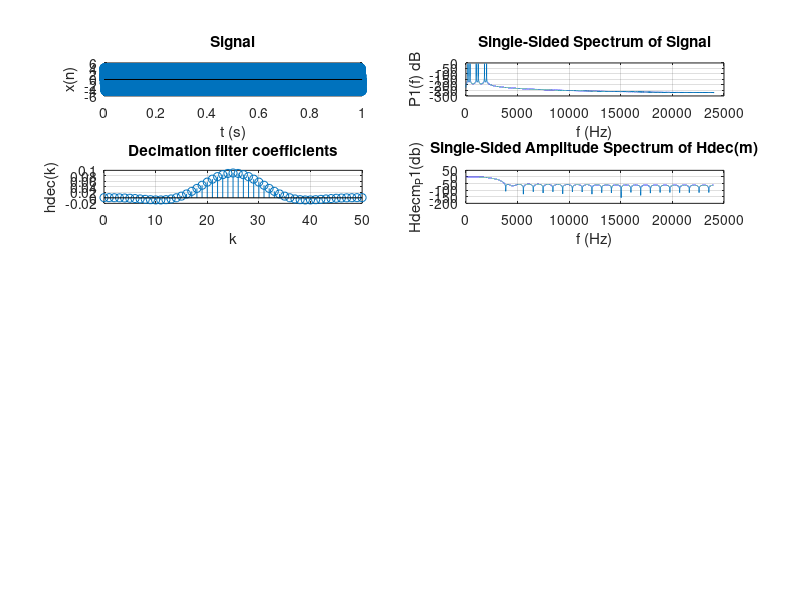

This figure's MATLAB source:
% close all
clear

%-- common --
fs = 48000;         % Sampling frequency                    
Ts = 1/fs;          % Sampling period
fnyq = fs / 2;      % Nyquist frequency
L = 48000;            % Length of signal
t = (0:L-1)*Ts;     % Time vector

% B = 2200;             % Signal bandwidth
% atten_db = 60;      % Attenuation [db]. Aprox. 10 bits [ENOB], atten = 10 * 6.02 + 1.76 

% hlow_fpass = 600;
% hlow_fstop = 800;
% hband_fstop1 = 600;
% hband_fpass1 = 800;
% hband_fpass2 = 1400;
% hband_fstop2 = 6600;
% hhigh_fstop = 1400;
% hhigh_fpass = 1600;
% nfir = 100;

%-- signal --
f1 = 200;           % Signal frequency components
f2 = 400;           %
f3 = 1000;          %
f4 = 1200;          %
f5 = 1800;          %
f6 = 2000;          %
xn = sin(2*pi*f1*t) + sin(2*pi*f2*t) + sin(2*pi*f3*t) + sin(2*pi*f4*t) + sin(2*pi*f5*t) + sin(2*pi*f6*t);   %Signal

%-- signal fft --
f = fs*(0:(L/2))/L;             % Freq. vector
xn_win = xn'.*hanning(L);       % Windowing signal
Xm = fft(xn_win);               % FFT
P2 = abs(Xm/L);                 %
P1 = P2(1:L/2+1);               % Single sided FFT
P1(2:end-1) = 2*P1(2:end-1);    %
P1_db = 20*log10(P1);           %

%-- decimation filter --
decimation = 8;                     % Decimation factor. 48000Hz -> 6000Hz
B = 2200;                           % Pass band for decimate filter
fs_dec = fs / decimation;           % Sampling frequency after decimation
fstop = fs_dec - B;                 % At fstop the attenuation must be aprox 60dB (10 ENOB) to avoid aliasing
n_hdec = 50;                        % Decimation filter order
hdec_k = fir1(n_hdec,(B/fnyq));     % Decimation filter coeficients

%-- decimation filter fft --
Hdecm = fft( [hdec_k zeros(1, L - length(hdec_k))] );
Hdecm_P2 = abs(Hdecm/1);                % Don't divide because filter coefficients are already scaled
Hdecm_P1 = Hdecm_P2(1:L/2+1);           % Single sided FFT
Hdecm_P1(2:end-1) = Hdecm_P1(2:end-1);  %
Hdecm_P1_db = 20*log10(Hdecm_P1);        %


% 
% %-- decimate signal --
% xn_dec = filter(hdec_k,1,xn);
% xn_dec = downsample(xn_dec, decimation);
% L = length(xn_dec);
% 
% %-- decimate signal fft --
% f_dec = fs*(0:(L/2))/L;
% xn_dec_win = xn_dec'.*hanning(L);
% Xm_dec = fft(xn_dec_win);
% P2_dec = abs(Xm_dec/L);
% P1_dec = P2_dec(1:L/2+1);
% P1_dec(2:end-1) = 2*P1_dec(2:end-1);
% P1_dec_db = 20*log10(P1_dec);
% 
% % %-- lowpass filter --
% % hl_f =   [0 (hlow_fpass/Fs) (hlow_fstop/Fs) 1];
% % hl_mag = [1 1               0               0];
% % hl_k = fir2(nfir,hl_f,hl_mag);
% % 
% % %-- lowpass filter fft --
% % Hlm = fft( [hl_k zeros(1, L - length(hl_k))] );
% % Hlm_P2 = abs(Hlm/1);    % don't divide because filter coefficients are already scaled ???
% % Hlm_P1 = Hlm_P2(1:L/2+1);
% % Hlm_P1(2:end-1) = Hlm_P1(2:end-1);


%-- plots --
%figure
subplot(5,2,1)
stem(t, xn)
grid on
title('Signal')
xlabel('t (s)')
ylabel('x(n)')

subplot(5,2,2)
plot(f,P1_db) 
% plot(f,P1) 
grid on
title('Single-Sided Spectrum of Signal')
xlabel('f (Hz)')
ylabel('P1(f) dB')

subplot(5,2,3)
stem((0:n_hdec), hdec_k)
grid on
title('Decimation filter coefficients')
xlabel('k')
ylabel('hdec(k)')

subplot(5,2,4)
plot(f,Hdecm_P1_db) 
grid on
title('Single-Sided Amplitude Spectrum of Hdec(m)')
xlabel('f (Hz)')
ylabel('Hdecm_P1(db)')

% subplot(5,2,5)
% stem(t, xn_dec)
% grid on
% title('Signal decimated')
% xlabel('t (s)')
% ylabel('xdec(n)')
% 
% subplot(5,2,6)
% % plot(f,P1) 
% plot(f,P1_dec_db) 
% grid on
% title('Single-Sided Amplitude Spectrum of Decimated Signal')
% xlabel('f (Hz)')
% ylabel('|P1(f)|')
% 
% % subplot(5,2,3)
% % stem((0:nfir), hl_k)
% % grid on
% % title('Lowpass filter coefficients')
% % xlabel('k')
% % ylabel('hl(k)')
% % 
% % subplot(5,2,4)
% % plot(f,Hlm_P1) 
% % grid on
% % title('Single-Sided Amplitude Spectrum of Hl(m)')
% % xlabel('f (Hz)')
% % ylabel('|Hlm_P1(f)|')
